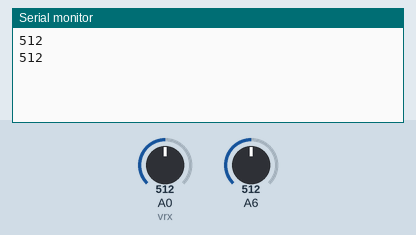
Recording of a sketch running on a simulated Arduino Uno, built with avr-gcc and run on an emulated ATmega328P. On the bench: the last lines printed to the serial monitor. The inputs (shaded band) are chosen by the test bench; at power-on: A0 (vrx) = 512, A6 = 512.

Above: at 1.2 s.
1.3 s: A0 (vrx) set to 716
At 2.6 s:
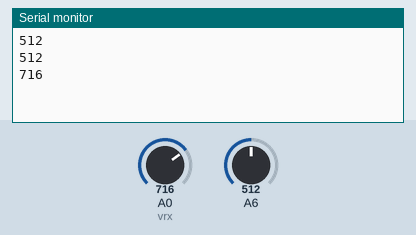
2.8 s: A0 (vrx) set to 900
At 3.7 s:
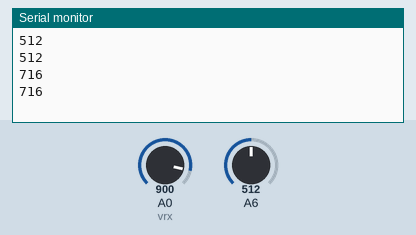
Timing chart, 0 to 5.8 s (numbered marks = the images above; inputs shaded):
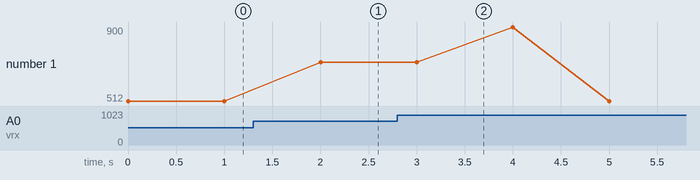

The sketch:

sketch_feb23a.ino
```cpp
const int vrx= A0;
const int vxy= A1;
int xvalue=0;
int yvalue=0;
void setup() {
  Serial.begin(9600);

}

void loop() {
xvalue= analogRead(vrx);
yvalue=analogRead(yvalue);
Serial.println(xvalue);
delay(1000);
Serial.println(yvalue);
delay(1000);
}
```

Measured:
- after the input at 1.3 s, the serial monitor: prints a new line after 0.70 s (image 1)
- plotted number 1: 512 → 716 after the input at 1.3 s, 716 → 900 after the input at 2.8 s
